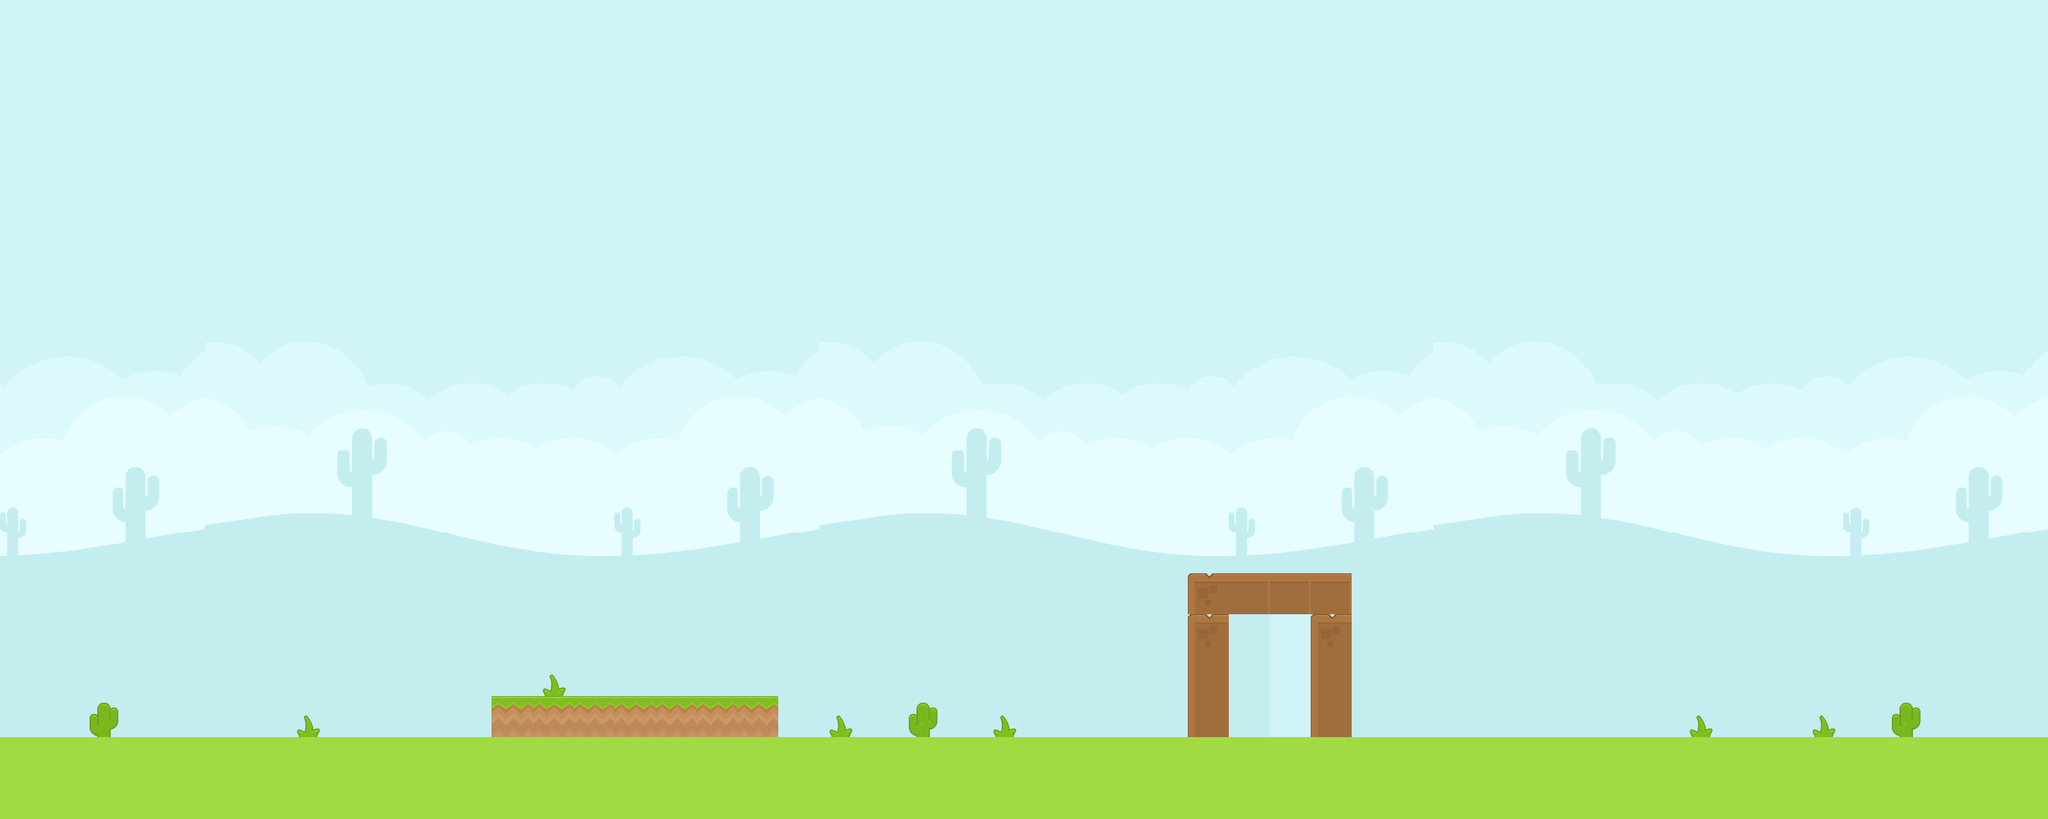

Rendered tile map (Tiled .tmx) drawn with the repository's tilesets; below, a short description and the map source with its tile grids summarised:
An orthogonal 50x20 tile map with 64x64 px tiles, 2 tile layers (background, graphics), 6 tilesets and 5 objects.

<map version="1.10" tiledversion="1.11.0" orientation="orthogonal" renderorder="right-down" width="50" height="20" tilewidth="64" tileheight="64" infinite="0" nextlayerid="6" nextobjectid="15">
 <tileset firstgid="1" source="blue_desert.tsx" />
 <tileset firstgid="226" source="colored_land.tsx" />
 <tileset firstgid="451" source="elementWood025.tsx" />
 <tileset firstgid="457" source="grass.tsx" />
 <tileset firstgid="458" source="bush.tsx" />
 <tileset firstgid="459" source="cactus.tsx" />
 <layer id="1" name="background" width="50" height="20">
  <data>[1000 cells, 1000 non-empty, 211 distinct tile ids]</data>
 </layer>
 <layer id="2" name="graphics" width="50" height="20">
  <data>[1000 cells, 129 non-empty, 9 distinct tile ids]</data>
 </layer>
 <objectgroup id="4" name="ground">
  <object id="4" x="3.0303" y="1150.3" width="3193.94" height="124.242" />
  <object id="5" x="766.667" y="1083.64" width="451.515" height="60.6061" />
 </objectgroup>
 <objectgroup id="5" name="wood">
  <object id="10" x="1856" y="895" width="256" height="63" />
  <object id="11" x="1856" y="961" width="64" height="187" />
  <object id="12" x="2049" y="959" width="62" height="188" />
 </objectgroup>
</map>
